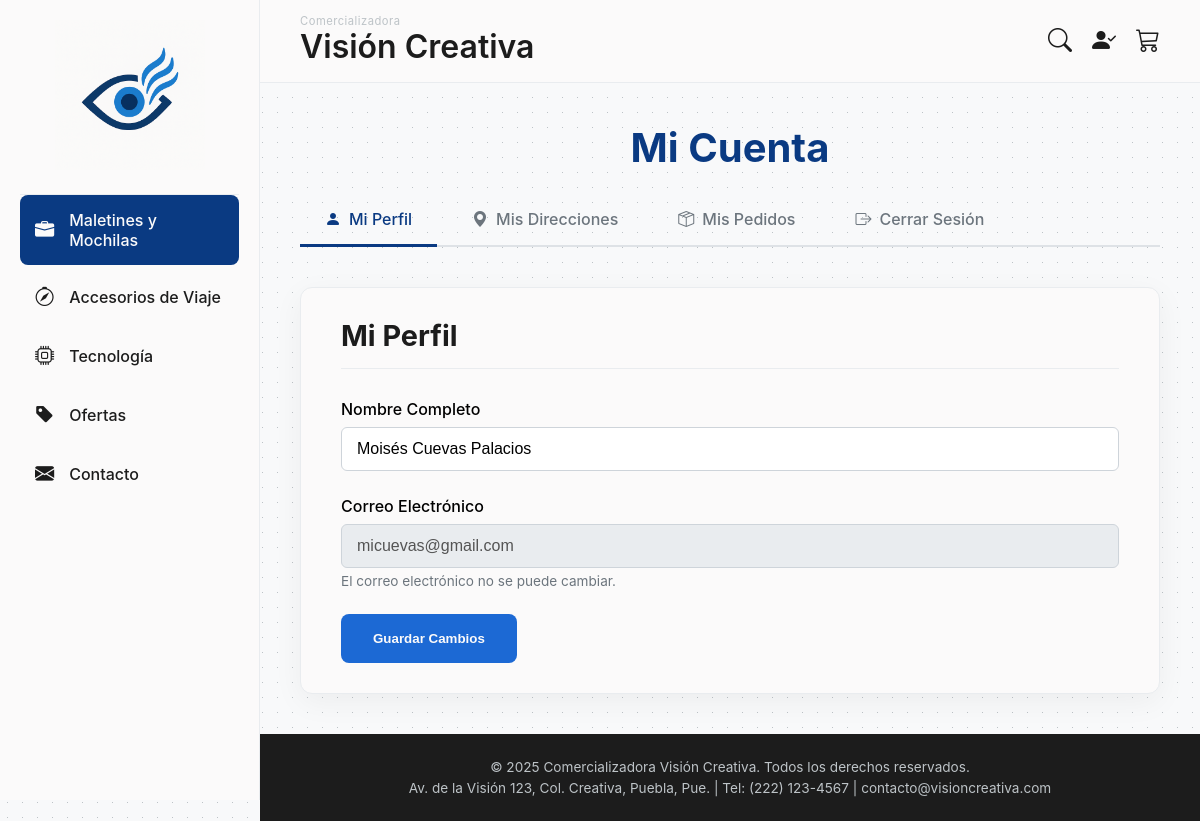
Before: /mi_cuenta.php (signed in) with the older database file.
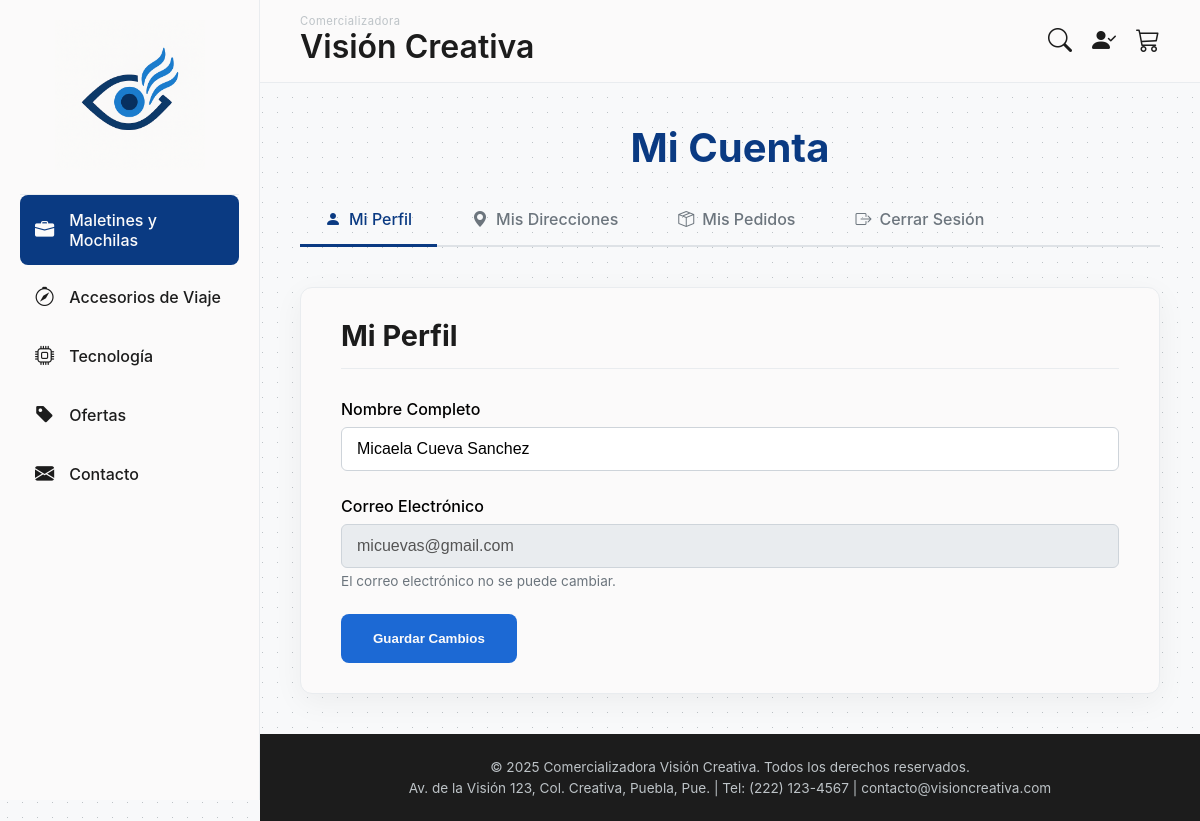
After: the same page with the newer database file.
### tables this page shows
CREATE TABLE IF NOT EXISTS `usuarios` (
  `id` int(11) NOT NULL AUTO_INCREMENT,
  `nombre` varchar(255) NOT NULL,
  `email` varchar(255) NOT NULL,
  `telefono` varchar(20) DEFAULT NULL,
  `password_hash` varchar(255) NOT NULL,
  `rol` enum('admin','b2b_client','b2c_client') NOT NULL,
  `datos_empresa` longtext DEFAULT NULL CHECK (json_valid(`datos_empresa`)),
  `datos_envio` longtext DEFAULT NULL CHECK (json_valid(`datos_envio`)),
  `fecha_registro` timestamp NOT NULL DEFAULT current_timestamp(),
  PRIMARY KEY (`id`),
  UNIQUE KEY `uk_email` (`email`)
);

### mi_cuenta.php (the view, shortened to what this page needs)
<?php
include 'templates/header.php';
$page_specific_assets['css'][] = 'css/account.css';
$page_specific_assets['css'][] = 'css/components/forms.css';
$page_specific_assets['js'][] = 'js/account.js';
require_once 'db_config.php';
$user_id = $_SESSION['user_id'];
$user_data = null;
$error_message = '';
if (isset($conn) && $conn instanceof mysqli) {
    try {
        $stmt = $conn->prepare("SELECT nombre, email, datos_envio FROM usuarios WHERE id = ?");
        $stmt->bind_param("i", $user_id);
        $stmt->execute();
        $result = $stmt->get_result();
        if ($result->num_rows === 1) {
            $user_data = $result->fetch_assoc();
            $user_data['direcciones'] = $user_data['datos_envio'] ? json_decode($user_data['datos_envio'], true) : [];
        }
    } catch (Exception $e) { $error_message = "Error al cargar los datos del usuario."; }
} else { $error_message = "No se pudo establecer la conexión con la base de datos."; }
?>
<main class="content-area">
    <div class="account-container">
        <h1>Mi Cuenta</h1>
        <nav class="account-tabs">
            <ul>
                <li class="active"><a href="#perfil"><i class="bi bi-person-fill"></i> Mi Perfil</a></li>
                <li><a href="#direcciones"><i class="bi bi-geo-alt-fill"></i> Mis Direcciones</a></li>
                <li><a href="#pedidos"><i class="bi bi-box-seam"></i> Mis Pedidos</a></li>
                <li><a href="api/auth/logout.php"><i class="bi bi-box-arrow-right"></i> Cerrar Sesión</a></li>
            </ul>
        </nav>
        <div class="account-content-wrapper">
            <?php if (!empty($error_message)): ?>
                <div class="error-message"><?php echo $error_message; ?></div>
            <?php else: ?>
                <div id="perfil" class="account-section">
                    <h2>Mi Perfil</h2>
                    <form id="profile-form">
                        <div class="form-group"><label for="profile-nombre">Nombre Completo</label><input type="text" id="profile-nombre" name="nombre" value="<?php echo htmlspecialchars($user_data['nombre']); ?>" required></div>
                        <div class="form-group"><label for="profile-email">Correo Electrónico</label><input type="email" id="profile-email" name="email" value="<?php echo htmlspecialchars($user_data['email']); ?>" disabled><small>El correo electrónico no se puede cambiar.</small></div>
                        <button type="submit" class="cta-button">Guardar Cambios</button>
                    </form>
                </div>
            <?php endif; ?>
        </div>
    </div>
</main>
<?php include 'templates/footer.php'; ?>

### templates/header.php (shortened to what this page needs)
<?php
$page_specific_assets = ['css' => [], 'js' => []];
?>
<!DOCTYPE html>
<html lang="es">
<head>
    <link rel="stylesheet" href="css/estilos.css">
    <link rel="stylesheet" href="https://cdn.jsdelivr.net/npm/bootstrap-icons@1.11.3/font/bootstrap-icons.min.css">
    <link rel="stylesheet" href="https://cdn.jsdelivr.net/npm/sweetalert2@11/dist/sweetalert2.min.css">
</head>
<body>
    <div class="app-layout">
        <aside class="sidebar">
            <div class="sidebar-header">
                <a href="<?php echo BASE_URL; ?>" title="Ir a la página principal">
                    <img src="img/logo.png" alt="Logo Visión Creativa" class="logo">
                </a>
            </div>
            <nav class="sidebar-nav">
                <ul>
                    <li class="active"><a href="#"><i class="bi bi-briefcase-fill"></i> Maletines y Mochilas</a></li>
                    <li><a href="#"><i class="bi bi-compass"></i> Accesorios de Viaje</a></li>
                    <li><a href="#"><i class="bi bi-cpu"></i> Tecnología</a></li>
                    <li><a href="#"><i class="bi bi-tag-fill"></i> Ofertas</a></li>
                    <li><a href="#"><i class="bi bi-envelope-fill"></i> Contacto</a></li>
                </ul>
            </nav>
        </aside>
        <div class="main-wrapper">
            <header class="main-header">
                <div class="header-left">
                    <h1 class="brand-name">
                        <span>Comercializadora</span>
                        Visión Creativa
                    </h1>
                </div>
                <div class="header-actions">
                    <a href="#" title="Buscar"><i class="bi bi-search"></i></a>
                    <?php
                    if (isset($_SESSION['user_id'])):
                    ?>
                        <a href="<?php echo BASE_URL; ?>mi_cuenta.php" title="Mi Cuenta">
                            <i class="bi bi-person-check-fill"></i>
                        </a>
                    <?php else: ?>
                        <a href="<?php echo BASE_URL; ?>login.php" title="Iniciar Sesión / Registrarse">
                            <i class="bi bi-person-circle"></i>
                        </a>
                    <?php endif; ?>
                    <a href="<?php echo BASE_URL; ?>carrito.php" title="Ver Carrito"><i class="bi bi-cart3"></i> <span id="cart-count-badge" class="cart-count">0</span></a>
                </div>
            </header>

### templates/footer.php (shortened to what this page needs)
            <footer class="main-footer">
                <p>&copy; 2025 Comercializadora Visión Creativa. Todos los derechos reservados.</p>
                <p>Av. de la Visión 123, Col. Creativa, Puebla, Pue. | Tel: (222) 123-4567 | contacto@visioncreativa.com</p>
            </footer>
        </div>
    </div>
    <?php
    if (!empty($page_specific_assets['css'])) {
        foreach ($page_specific_assets['css'] as $css_file) {
            echo '<link rel="stylesheet" href="' . $css_file . '">';
        }
    }
    ?>
</body>
</html>

### css/estilos.css (style rules this page uses)
:root { --azul-vw: #0A3A82; --azul-bmw: #1C69D4; --gris-oscuro-vw: #1C1C1C; --gris-claro-bmw: #BDC3C7; --blanco-neutro: #FBFAFA; --sidebar-width: 260px; }
* { box-sizing: border-box; margin: 0; padding: 0; }
body { font-family: -apple-system, BlinkMacSystemFont, "Segoe UI", Roboto, Helvetica, Arial, sans-serif; background-color: #f8f9fa; background-image: radial-gradient(var(--gris-claro-bmw) 0.5px, transparent 0.5px); background-size: 15px 15px; }
.sidebar { width: var(--sidebar-width); height: 100vh; background-color: var(--blanco-neutro); border-right: 1px solid #e9ecef; padding: 20px; position: fixed; top: 0; left: 0; z-index: 1000; transform: translateX(-100%); transition: transform 0.3s ease-in-out; isolation: isolate; }
.sidebar-header { display: flex; justify-content: center; align-items: center; padding-bottom: 20px; border-bottom: 1px solid #e9ecef; }
.logo { max-width: 150px; height: auto; }
.sidebar-nav ul { list-style-type: none; }
.sidebar-nav li a { display: flex; align-items: center; gap: 15px; color: var(--gris-oscuro-vw); text-decoration: none; padding: 15px; border-radius: 8px; margin-bottom: 5px; font-weight: 500; transition: background-color 0.2s ease, color 0.2s ease; }
.sidebar-nav li.active a { background-color: var(--azul-vw); color: var(--blanco-neutro); }
.sidebar-nav i { font-size: 1.2rem; }
.main-wrapper { flex: 1; display: flex; flex-direction: column; min-height: 100vh; }
.main-header { background-color: var(--blanco-neutro); padding: 15px 20px; border-bottom: 1px solid #e9ecef; display: flex; justify-content: space-between; align-items: center; }
.header-left { display: flex; align-items: center; gap: 15px; }
.brand-name { font-weight: 600; color: var(--gris-oscuro-vw); line-height: 1.2; }
.brand-name span { display: block; font-size: 0.7rem; font-weight: 400; color: var(--gris-claro-bmw); letter-spacing: 0.5px; }
.header-actions { display: flex; gap: 20px; align-items: center; }
.header-actions a { color: var(--gris-oscuro-vw); font-size: 1.5rem; text-decoration: none; position: relative; }
.content-area { flex: 1; padding: 20px; }
.main-footer { background-color: var(--gris-oscuro-vw); color: var(--gris-claro-bmw); padding: 20px; text-align: center; font-size: 0.85rem; }
.main-footer p { margin: 5px 0; }
.cta-button, .cta-button-secondary { display: inline-block; padding: 15px 30px; font-weight: 600; border-radius: 8px; text-decoration: none !important; cursor: pointer; transition: all 0.3s ease; box-sizing: border-box; }
.cta-button { background-color: var(--azul-bmw); color: var(--blanco-neutro) !important; border: 2px solid transparent; }
@media (min-width: 768px) { .main-header { padding: 15px 40px; } }
@media (min-width: 768px) { .content-area { padding: 40px; } }
@media (min-width: 992px) { .sidebar { transform: translateX(0); position: static; } }
@media (min-width: 992px) { .app-layout { display: grid; grid-template-columns: var(--sidebar-width) 1fr; } }

### css/account.css (style rules this page uses)
.account-container h1 { text-align: center; font-size: 2.5rem; color: var(--azul-vw); margin-bottom: 20px; }
.account-tabs { border-bottom: 2px solid #dee2e6; margin-bottom: 40px; }
.account-tabs ul { list-style-type: none; display: flex; gap: 10px; margin: 0; padding: 0; }
.account-tabs li a { display: flex; align-items: center; gap: 8px; padding: 15px 25px; text-decoration: none; color: #6c757d; font-weight: 500; border-bottom: 3px solid transparent; transition: all 0.2s ease; transform: translateY(2px); }
.account-tabs li.active a { color: var(--azul-vw); border-bottom-color: var(--azul-vw); }
.account-section { background-color: var(--blanco-neutro); padding: 30px 40px; border: 1px solid #e9ecef; border-radius: 12px; box-shadow: 0 8px 30px rgba(0,0,0,.05); }
.account-section h2 { font-size: 1.8rem; color: var(--gris-oscuro-vw); margin-top: 0; margin-bottom: 30px; padding-bottom: 15px; border-bottom: 1px solid #e9ecef; }

### css/components/forms.css (style rules this page uses)
.form-group { margin-bottom: 25px; }
.form-group label { display: block; font-weight: 500; margin-bottom: 8px; }
.form-group input, .form-group textarea { width: 100%; padding: 12px 15px; border: 1px solid #ced4da; border-radius: 6px; font-size: 1rem; transition: border-color 0.2s ease, box-shadow 0.2s ease; }
.form-group input:disabled { background-color: #e9ecef; cursor: not-allowed; }
.form-group small { font-size: 0.85rem; color: #6c757d; margin-top: 5px; display: block; }

Changed rows visible on the page:
changed usuarios "micuevas@gmail.com": nombre "Moisés Cuevas Palacios" → "Micaela Cueva Sanchez"
